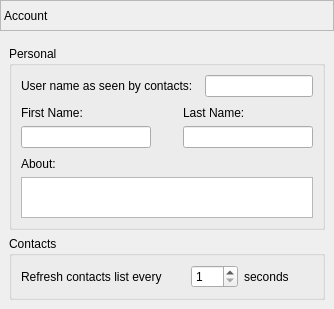
        <widget class="QWidget" name="pageAccount">
         <layout class="QVBoxLayout" name="verticalLayout_11">
          <property name="leftMargin">
           <number>0</number>
          </property>
          <property name="topMargin">
           <number>0</number>
          </property>
          <property name="rightMargin">
           <number>0</number>
          </property>
          <property name="bottomMargin">
           <number>0</number>
          </property>
          <item>
           <widget class="QLabel" name="labelAccountPage">
            <property name="sizePolicy">
             <sizepolicy hsizetype="Preferred" vsizetype="Fixed">
              <horstretch>0</horstretch>
              <verstretch>0</verstretch>
             </sizepolicy>
            </property>
            <property name="minimumSize">
             <size>
              <width>0</width>
              <height>31</height>
             </size>
            </property>
            <property name="frameShape">
             <enum>QFrame::StyledPanel</enum>
            </property>
            <property name="frameShadow">
             <enum>QFrame::Sunken</enum>
            </property>
            <property name="text">
             <string>Account</string>
            </property>
           </widget>
          </item>
          <item alignment="Qt::AlignTop">
           <widget class="QWidget" name="pageAccountWidget" native="true">
            <layout class="QVBoxLayout" name="verticalLayout_39">
             <item>
              <widget class="QGroupBox" name="groupPersonal">
               <property name="title">
                <string>Personal</string>
               </property>
               <layout class="QGridLayout" name="gridLayout_2">
                <item row="2" column="0">
                 <widget class="QLabel" name="labelAboutDesc">
                  <property name="text">
                   <string>About:</string>
                  </property>
                 </widget>
                </item>
                <item row="3" column="0" colspan="3">
                 <widget class="QPlainTextEdit" name="textBoxAbout">
                  <property name="sizePolicy">
                   <sizepolicy hsizetype="Expanding" vsizetype="Fixed">
                    <horstretch>0</horstretch>
                    <verstretch>0</verstretch>
                   </sizepolicy>
                  </property>
                  <property name="maximumSize">
                   <size>
                    <width>16777215</width>
                    <height>41</height>
                   </size>
                  </property>
                  <property name="lineWrapMode">
                   <enum>QPlainTextEdit::WidgetWidth</enum>
                  </property>
                 </widget>
                </item>
                <item row="0" column="2">
                 <widget class="QLineEdit" name="textBoxUserName"/>
                </item>
                <item row="0" column="0">
                 <widget class="QLabel" name="labelUserNameDesc">
                  <property name="text">
                   <string>User name as seen by contacts:</string>
                  </property>
                 </widget>
                </item>
                <item row="1" column="0" colspan="3">
                 <widget class="QWidget" name="widgetAccountName" native="true">
                  <property name="sizePolicy">
                   <sizepolicy hsizetype="Minimum" vsizetype="Preferred">
                    <horstretch>0</horstretch>
                    <verstretch>0</verstretch>
                   </sizepolicy>
                  </property>
                  <layout class="QGridLayout" name="gridLayout_4">
                   <property name="leftMargin">
                    <number>0</number>
                   </property>
                   <property name="topMargin">
                    <number>3</number>
                   </property>
                   <property name="rightMargin">
                    <number>0</number>
                   </property>
                   <property name="bottomMargin">
                    <number>3</number>
                   </property>
                   <property name="horizontalSpacing">
                    <number>32</number>
                   </property>
                   <item row="2" column="0">
                    <widget class="QLineEdit" name="textBoxLastName"/>
                   </item>
                   <item row="0" column="0">
                    <widget class="QLabel" name="labelFirstNameDesc">
                     <property name="text">
                      <string>First Name:</string>
                     </property>
                    </widget>
                   </item>
                   <item row="0" column="1">
                    <widget class="QLabel" name="labelLastNameDesc">
                     <property name="text">
                      <string>Last Name:</string>
                     </property>
                    </widget>
                   </item>
                   <item row="2" column="1">
                    <widget class="QLineEdit" name="textBoxFirstName">
                     <property name="sizePolicy">
                      <sizepolicy hsizetype="Expanding" vsizetype="Fixed">
                       <horstretch>0</horstretch>
                       <verstretch>0</verstretch>
                      </sizepolicy>
                     </property>
                    </widget>
                   </item>
                  </layout>
                 </widget>
                </item>
               </layout>
              </widget>
             </item>
             <item>
              <widget class="QGroupBox" name="groupContacts">
               <property name="title">
                <string>Contacts</string>
               </property>
               <layout class="QGridLayout" name="gridLayout">
                <item row="0" column="1" alignment="Qt::AlignRight">
                 <widget class="QSpinBox" name="spinBoxRefreshTime">
                  <property name="sizePolicy">
                   <sizepolicy hsizetype="Preferred" vsizetype="Fixed">
                    <horstretch>0</horstretch>
                    <verstretch>0</verstretch>
                   </sizepolicy>
                  </property>
                  <property name="minimum">
                   <number>1</number>
                  </property>
                  <property name="maximum">
                   <number>600</number>
                  </property>
                 </widget>
                </item>
                <item row="0" column="2" alignment="Qt::AlignLeft">
                 <widget class="QLabel" name="labelSecondsDesc">
                  <property name="sizePolicy">
                   <sizepolicy hsizetype="Maximum" vsizetype="Preferred">
                    <horstretch>0</horstretch>
                    <verstretch>0</verstretch>
                   </sizepolicy>
                  </property>
                  <property name="sizeIncrement">
                   <size>
                    <width>0</width>
                    <height>0</height>
                   </size>
                  </property>
                  <property name="baseSize">
                   <size>
                    <width>0</width>
                    <height>0</height>
                   </size>
                  </property>
                  <property name="text">
                   <string>seconds</string>
                  </property>
                 </widget>
                </item>
                <item row="0" column="0">
                 <widget class="QLabel" name="labelRefreshTimeDesc">
                  <property name="sizePolicy">
                   <sizepolicy hsizetype="Preferred" vsizetype="Preferred">
                    <horstretch>0</horstretch>
                    <verstretch>0</verstretch>
                   </sizepolicy>
                  </property>
                  <property name="text">
                   <string>Refresh contacts list every</string>
                  </property>
                 </widget>
                </item>
               </layout>
              </widget>
             </item>
            </layout>
           </widget>
          </item>
         </layout>
        </widget>
